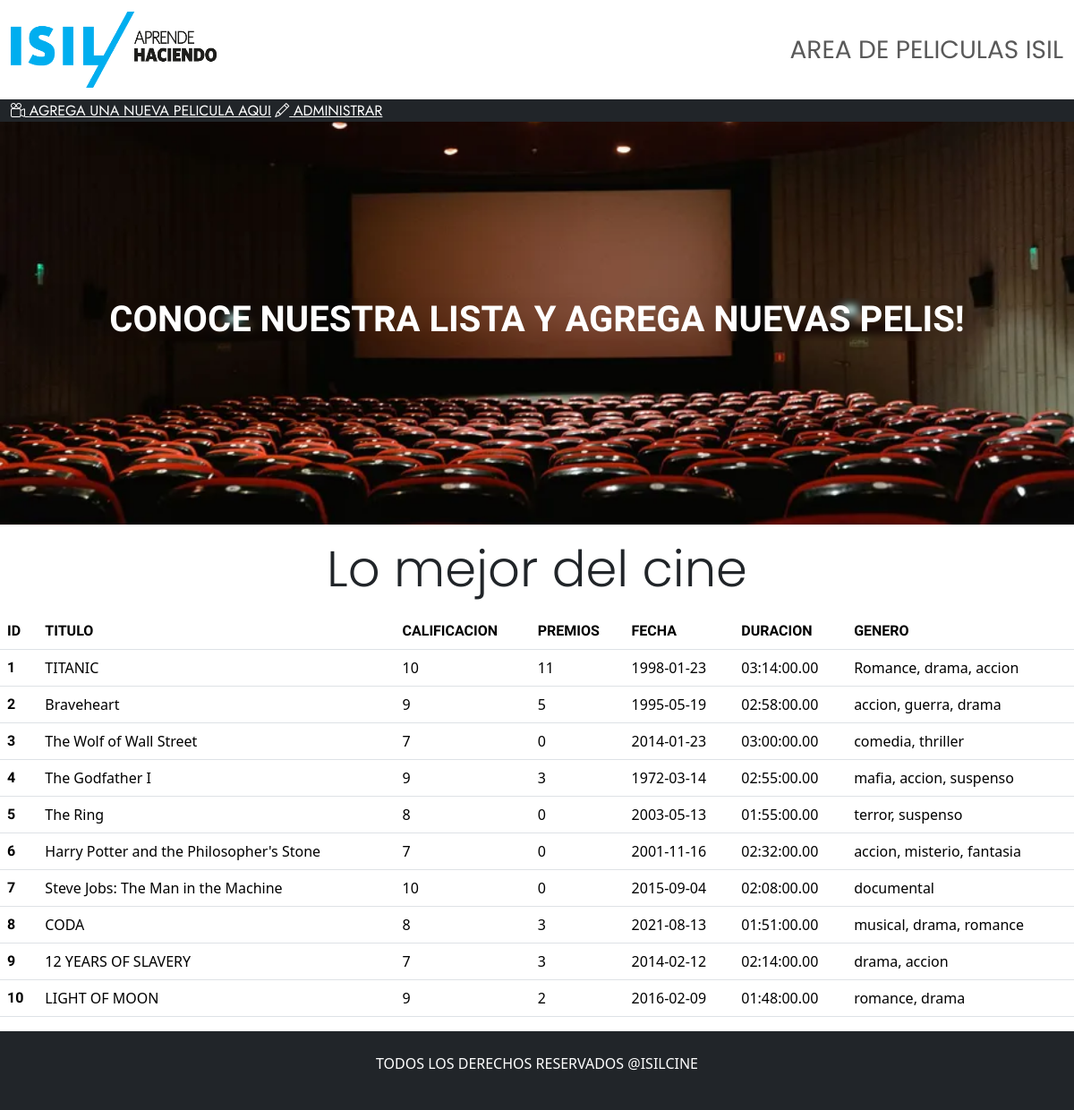
The page / on the database its author committed.
### tables this page shows
CREATE TABLE `movies` (
  `id` int(11) NOT NULL,
  `titulo` varchar(100) NOT NULL,
  `calificacion` int(11) NOT NULL,
  `premios` int(11) NOT NULL,
  `fechaCreacion` date NOT NULL,
  `duracion` time(2) NOT NULL,
  `genero` varchar(50) NOT NULL
);

### controladores/funciones.php (called while the page is built, shortened)
<?php
    function listarPelis($bd,$tabla){
        $sql = "select * from $tabla";
        $query = $bd->prepare($sql);
        $query->execute();
        $pelicula = $query->fetchAll(PDO::FETCH_ASSOC);
        return $pelicula;
    }
?>

### index.php (the view, shortened to what this page needs)
<?php
  include_once('./controladores/funciones.php');
  $bd = conexion('localhost','cine_isil','root');
  $pelicula = listarPelis($bd,'movies');
?>
<!DOCTYPE html>
<html lang="en">
<head>
  <link href="https://cdn.jsdelivr.net/npm/bootstrap@5.3.3/dist/css/bootstrap.min.css" rel="stylesheet">
  <link rel="stylesheet" href="https://cdn.jsdelivr.net/npm/bootstrap-icons@1.11.3/font/bootstrap-icons.min.css">
  <link rel="stylesheet" href="style.css">
 </head>
<body>
  <header>
    <nav class="navbar navbar-expand-lg bg-body-white">
      <div class="container-fluid">
        <a class="navbar-brand" href="index.php">
          <img src="img/logo.png" style="background-color: none" width="230px" height="85px">
        </a>
        <div class="navbar" id="navbarText">
          <span class="navbar-text fs-3">AREA DE PELICULAS ISIL</span>
        </div>
      </div>
    </nav>
    <nav class="bg-dark d-flex align-items-start">
      <div class="container-fluid">
        <a class="navbar-link text-white fs-6 text-decoration-underline" href="registroPeli.php"><i class="bi bi-camera-reels"></i> AGREGA UNA NUEVA PELICULA AQUI</a>
        <a class="navbar-link text-white fs-6 text-decoration-underline" href="administrarPeliculas.php"><i class="bi bi-pencil"></i> ADMINISTRAR</a>
      </div>
    </nav>
  </header>
  <main>
    <section>
      <div class="fondo d-flex justify-content-center align-items-center">
      <h1 class="text-while efect-blur text-white fs-1 fw-bold text-center">CONOCE NUESTRA LISTA Y AGREGA NUEVAS PELIS!</h1>
      </div>
    </section>
        <h2 class="text-center mt-3 mb-3 display-4">Lo mejor del cine</h2>
        <div class="table-responsive">
        <table class="table">
            <thead>
              <tr>
                <th scope="col">ID</th>
                <th scope="col">TITULO</th>
                <th scope="col">CALIFICACION</th>
                <th scope="col">PREMIOS</th>
                <th scope="col">FECHA</th>
                <th scope="col">DURACION</th>
                <th scope="col">GENERO</th>
              </tr>
            </thead>
            <tbody>
              <?php
              for($i = 0; $i < count($pelicula); $i++):?>
                <tr>
                  <th scope="row"><?= $pelicula[$i]["id"] ?></th>
                  <td><?= $pelicula[$i]["titulo"] ?></td>
                  <td><?= $pelicula[$i]["calificacion"] ?></td>
                  <td><?= $pelicula[$i]["premios"] ?></td>
                  <td><?= $pelicula[$i]["fechaCreacion"] ?></td>
                  <td><?= $pelicula[$i]["duracion"] ?></td>
                  <td><?= $pelicula[$i]["genero"] ?></td>
                </tr>
              <?php endfor;?>
            </tbody>
          </table>
        </div>
  </main>
</body>
<footer class="container-fluid">
  <div class="row p-4 bg-dark text-white text-center">
    <p>TODOS LOS DERECHOS RESERVADOS @ISILCINE</p>
  </div>
</footer>
</html>

### style.css (style rules this page uses)
h1 { font-family: 'Bungee',cursive; }
th { font-family: 'Bungee',cursive; }
span { font-family: 'Poppins',cursive; }
h2 { font-family: 'Poppins',cursive; }
a { font-family: 'Jost',cursive; }
.fondo { background-image: url(img/fondo1.jpg); height: 450px; background-position:center; background-repeat: no-repeat; background-size: cover; }
.efect-blur { border-radius: 40px; backdrop-filter: blur(4px); }

### rows shown on the page
movies: id "1", titulo "TITANIC", calificacion "10", premios "11", fechaCreacion "1998-01-23", duracion "03:14:00.00", genero "Romance, drama, accion"
movies: id "2", titulo "Braveheart", calificacion "9", premios "5", fechaCreacion "1995-05-19", duracion "02:58:00.00", genero "accion, guerra, drama"
movies: id "3", titulo "The Wolf of Wall Street", calificacion "7", premios "0", fechaCreacion "2014-01-23", duracion "03:00:00.00", genero "comedia, thriller"
movies: id "4", titulo "The Godfather I", calificacion "9", premios "3", fechaCreacion "1972-03-14", duracion "02:55:00.00", genero "mafia, accion, suspenso"
movies: id "5", titulo "The Ring", calificacion "8", premios "0", fechaCreacion "2003-05-13", duracion "01:55:00.00", genero "terror, suspenso"
movies: id "6", titulo "Harry Potter and the Philosopher's Stone", calificacion "7", premios "0", fechaCreacion "2001-11-16", duracion "02:32:00.00", genero "accion, misterio, fantasia"
movies: id "7", titulo "Steve Jobs: The Man in the Machine", calificacion "10", premios "0", fechaCreacion "2015-09-04", duracion "02:08:00.00", genero "documental"
movies: id "8", titulo "CODA", calificacion "8", premios "3", fechaCreacion "2021-08-13", duracion "01:51:00.00", genero "musical, drama, romance"
movies: id "9", titulo "12 YEARS OF SLAVERY", calificacion "7", premios "3", fechaCreacion "2014-02-12", duracion "02:14:00.00", genero "drama, accion"
movies: id "10", titulo "LIGHT OF MOON", calificacion "9", premios "2", fechaCreacion "2016-02-09", duracion "01:48:00.00", genero "romance, drama"
